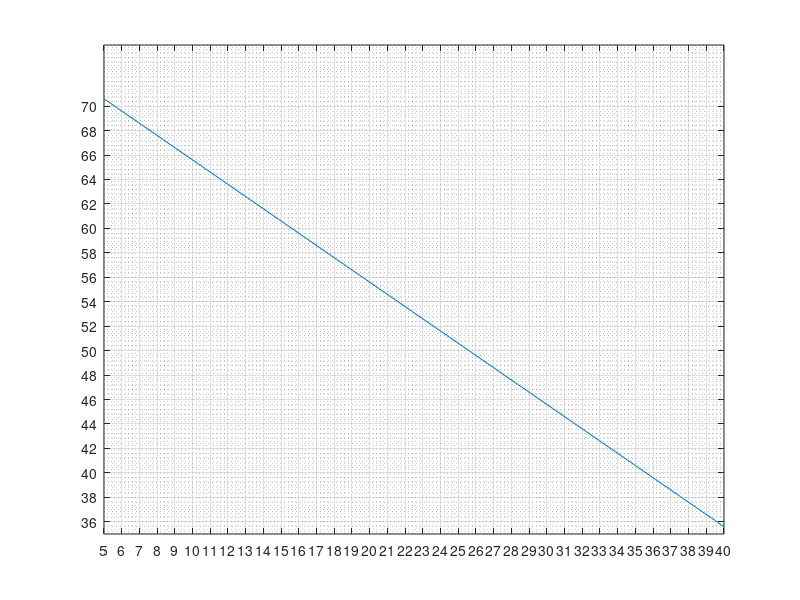

The MATLAB source for this figure: (Note: this script raises an error after producing the figure.)

% CAM Design Assistant
% Dwell - Rise - Dwell - Return CAM
% 2022-12-07

%%
clc; close all; clear;
%============================================
% INPUT 入力
%============================================
% All values in degree

% Job-specific values
% eventAngle = [rise start - rise end - return start- return end]
eventAngle = [50 100 190 230]; % degree at which the rise/return starts/ends
h = 15; % stroke in mm
RPM = 200; % motor velocity in rounds per minutes
m = 2; % follower mass in kg

% recommended values
maxPressureAngle_deg = 20; % in degree
kFriction = 0.7;
sampleRate = 5; % for showing roller on pitch curve with distance in degree
step = .5; % for caculation, the smaller the more accurate, sampling rate in degree

%============================================
% PRELIMINARY CALCULATION
%============================================

maxPressureAngle = deg2rad(maxPressureAngle_deg);
bRise = eventAngle(2) - eventAngle(1) ; %rise period
bReturn = eventAngle(4) - eventAngle(3) ; %return period

% point in time with acceleration change
% points of events = [1-rise, 2-rise +1/8, 3-rise +7/8, 4-rise end, 5-return, 6-return +1/8, 7-return +7/8, 8-return end]
point = [eventAngle(1) eventAngle(1)+bRise/8 eventAngle(1)+7*bRise/8 eventAngle(2) eventAngle(3) eventAngle(3)+bReturn/8 eventAngle(3)+7*bReturn/8 eventAngle(4)];

%============================================
% CHOOSING BASE RADIUS AND ROLLER RADIUS
%============================================
Cv = 1.7596; % Modified sinusoidal
if h >= 0
    B = deg2rad(bRise);
elseif h < 0
    B = deg2rad(bReturn);
end

list_rRoller = linspace(5,40,200); % roller radius in mm
primeRadius = Cv*abs(h)/B/tan(maxPressureAngle)-abs(h)/2;
list_rBase = primeRadius - list_rRoller;
list_rBase = list_rBase .* (list_rBase>0);

% figure('Name','カムベース円の半径　ｖｓ　ローラー半径');
figure;
plot(list_rRoller,list_rBase);

tempMin = min(list_rRoller);
tempMax = max(list_rRoller);
xScaleDiv = tempMin:1:tempMax;
xticks(xScaleDiv);

tempMin = min(list_rBase);
tempMax = max(list_rBase);
yScaleDiv = round(min(list_rBase)):round((max(list_rBase)-min(list_rBase))/20):max(list_rBase);
yticks(yScaleDiv);

grid on
grid minor

xlabel({'ローラー半径(mm)'},'FontWeight','light','Color','b');
ylabel({'カムベース円の半径(mm)'},'FontWeight','light','Color','b');

temp = strcat('最大圧角  ', num2str(maxPressureAngle_deg),'^o');
temp = {'ローラー半径 vs カムベース円の半径';temp};
title(temp,'Color','b','FontSize',15,'FontWeight','light');


% Ask for user input (user can use the previous figure as reference)
rRollerInputMessage =  (['Please refer Figure 1 and input roller radius: ', ...
    '\n図1を参考して, ローラー半径(mm) を入力してください: \n']);
rBaseInputMessage = (['Please refer Figure 1 and input cam base radius: ', ...
    '\n図1を参考して, カムベース円の半径(mm) を入力してください: \n']);

rRoller = input(rRollerInputMessage);
rBase = input(rBaseInputMessage);

rPrime = rBase + rRoller; %mm - Pitch circle prime radius

theta = 0:step:360;
T = 60/RPM; % period of moving 360 degree, in second
time = linspace(0,T,length(theta));
timeStep = T/size(time,2); % convert step in degree to step in time

%% 
%============================================
% DISPLACEMENT
%============================================

% Rise
temp = theta(theta<point(1));
sDwe1 = zeros(size(temp));
tempTheta = theta(theta >= point(1) & theta < point(2))-point(1);
sRise1 = h/(4+pi)*(pi*tempTheta/bRise - 1/4*sin(4*pi*tempTheta/bRise));
tempTheta = theta(theta >= point(2) & theta < point(3))-point(1);
sRise2 = h/(4+pi)*(2+pi*tempTheta/bRise-9/4*sin(pi/3+4*pi/3*tempTheta/bRise));
tempTheta = theta(theta >= point(3) & theta <= point(4))-point(1);
sRise3 = h/(4+pi)*(4+ pi*tempTheta/bRise - 1/4*sin(4*pi*tempTheta/bRise));

% Dwell
temp = theta(theta > point(4) & theta < point(5));
sDwe2 = zeros(size(temp)) + h;

% Return
tempTheta = theta(theta >= point(5) & theta < point(6))-point(5);
sReturn1 = h/(4+pi)*(4 + pi - pi*tempTheta/bReturn + 1/4*sin(4*pi*tempTheta/bReturn));
tempTheta = theta(theta >= point(6) & theta < point(7))-point(5);
sReturn2 = h/(4+pi)*(2+ pi - pi*tempTheta/bReturn  + 9/4*sin(pi/3+4*pi/3*tempTheta/bReturn));
tempTheta = theta(theta >= point(7) & theta <= point(8))-point(5);
sReturn3 = h/(4+pi)*(pi - pi*tempTheta/bReturn + 1/4*sin(4*pi*tempTheta/bReturn));

% Dwell
temp = theta(theta > point(8) & theta <= 360);
sDwe3 = zeros(size(temp));

% Entire trajectory
s = [sDwe1 sRise1 sRise2 sRise3 sDwe2 sReturn1 sReturn2 sReturn3 sDwe3] + rPrime;

% Plot position vs angle in cartesian coordinate
figure;
subplot(3,1,1);
plot(time,s);
grid on;
grid minor;
xlim([0 T]);
xlabel({'t(s)'},'FontSize',15,'FontWeight','light','Color','b');
ylim([rPrime-2*abs(h)+h/2 rPrime+2*abs(h)+h/2]);
ylabel({'位置','mm'},'FontSize',15,'FontWeight','light','Color','b');
% legend("位置 s");
[tit,] = title({'';'S V A Diagram'},{['モーター回転速度 ',num2str(RPM),'rpm   ','T = ', num2str(T),'s'];''},...
    'Color','blue');
tit.FontSize = 15;

%============================================
% VELOCITY
%============================================
% velocity with respect to time
vv = diff(s)/timeStep;
vv = [vv s(1)-s(length(s))]; %add the last element to make the length of vv and theta equal
subplot(3,1,2);
plot(time,vv);
grid on;
grid minor;
xlim([0 T]);
xlabel({'t(s)'},'FontSize',15,'FontWeight','light','Color','b');
ylabel({'速度','mm/s'},'FontSize',15,'FontWeight','light','Color','b');
%title({'';'速度　vs　時間';''},'Color','b','FontSize',15,'FontWeight','light');
tempV = strcat('最大速度 ',num2str(max(vv)),' mm/s');
title(tempV ,'Color','b','FontSize',15,'FontWeight','light');

%============================================
% ACCELERATION
%============================================
% acceleration with respect to time
aa = diff(vv)/timeStep;
aa = [aa vv(1)-vv(length(vv))]/1000;
subplot(3,1,3);
plot(time,aa);
grid on; grid minor;

xlim([0 T]);
xlabel({'t(s)'},'FontSize',15,'FontWeight','light','Color','b');
ylabel({'加速','m/s^2'},'FontSize',15,'FontWeight','light','Color','b');

%title({'';'加速　vs　時間';''},'Color','b','FontSize',15,'FontWeight','light');
tempA = strcat('最大加速  ', num2str(max(aa)),' m/s^2');
title(tempA,'Color','b','FontSize',15,'FontWeight','light');

disp(tempV)
disp(tempA)

input(['\n','何かキーを押すと圧角を表示します。\n'])
% Wait for user response to proceed
%%
%============================================
% PRESSURE ANGLE 圧角
%============================================
% tan a = {ds/d(theta)}/(s + rb + rr) %theta in degree

radianStep = deg2rad(step);
d_s = [diff(s) s(1)-s(length(s))];
v_theta = d_s/radianStep; % differentiate s with respect to theta in radian

pitch_radius = s + rRoller;
tanPressureAngle = v_theta./pitch_radius;

pressureAngle = rad2deg(atan(tanPressureAngle));

% figure('Name','圧角・位置 vs 回転角度');
figure;
yyaxis left
angleColor = 'b';
plot(theta, pressureAngle,'Color',angleColor);
ax = gca;
ax.YColor = angleColor;
grid on;
grid minor;
xlim([0 360]);
xlabel({'回転角度','degree'},'FontSize',15,'FontWeight','light','Color',angleColor);
ylabel({'圧角','degree'},'FontSize',15,'FontWeight','light','Color',angleColor);

yyaxis right
strokeColor = [0.6350 0.0780 0.1840];
plot(theta,s,'Color',strokeColor);
ax = gca;
ax.YColor = strokeColor;
grid on;
grid minor;
xlim([0 360]);
ylim([rPrime-2*abs(h)+h/2 rPrime+2*abs(h)+h/2]);
% xlabel({'角度','degree'},'FontSize',15,'FontWeight','light','Color','b');
ylabel({'位置','mm'},'FontSize',15,'FontWeight','light','Color',strokeColor);
hold on

tempP = strcat('最大圧角 ',num2str(max(pressureAngle)),'^o');
%  title(temp,'Color','b','FontSize',15,'FontWeight','light');

title({'';'圧角・位置　vs　回転角度'; tempP; ''},'Color','b','FontSize',15,'FontWeight','light');

disp(strcat('最大圧角: ',num2str(max(pressureAngle)),'度'));
input(['\n','何かキーを押すとカムのピッチ円を表示します。','\n'])
% Wait for user respond to proceed
%============================================
% RADIUS OF CURVATURE 曲率半径
%============================================
% p = {[(rb + s)^2 + (ds/dtheta)^2]^(3/2)}/[(rb + s)^2 + 2*(ds/dtheta)^2 - (rb+s)*d^2s/dtheta^2]

%%
%============================================
% POSITION IN POLAR COORDINATES
%============================================

pitchColor = [0.8500 0.3250 0.0980];
camColor = 'b'; % cam profile color
% Plot position in polar coordinate
% figure('Name','極座標のカム ピッチ カーブ');
figure;
theta2 = deg2rad(theta);
polarplot(theta2,s,'Color',pitchColor);
grid on;
[title1,] = title({'';'位置　vs　角度';''},'Color','b','FontSize',15,'FontWeight','light');

% Converting Polar to Cartesian Coordinate System
[x,y] = pol2cart(theta2,s);

input(['何かキーを押すとカムの輪郭を表示します。','\n'])
% Wait for user response to proceed
%%
%============================================
% CAM PROFILE 
%============================================
% Cam Machining process

% Draw roller around cam curve and on pitch curve, sample rate is defined in input region
figure('Name','カムの輪郭加工');
sampleRate = round(sampleRate*length(theta2)/360);
x_sample = transpose(x(1:sampleRate:length(x)));
y_sample = transpose(y(1:sampleRate:length(y)));

centers = [x_sample y_sample];
radii = rRoller*ones(length(y_sample),1);

plot(x,y,'Color',pitchColor);
hold on;
rollerColor = [0.4660 0.6740 0.1880];
p = viscircles([x_sample(1),y_sample(1)],rRoller,'LineWidth',1,'Color',rollerColor);
hold off; axis equal; grid on;

% Machining process
prompt = "Show machining process? 加工工程を表示しますか? y/n [n]: ";
txt = input(prompt,"s");
% Animate machining process if user input 'y'
% otherwise (input 'n' or just Enter), skip
if (txt == 'y')
    for k = 2:1:length(x_sample)
        p = viscircles([x_sample(k),y_sample(k)],rRoller,'LineWidth',1,'Color',rollerColor);
        drawnow
    end
end

% figure; % figure('Name','カムの輪郭');
viscircles(centers,radii,'LineWidth',1,'color',rollerColor);
axis equal; hold on; grid on; grid minor;
plot(x,y,'color','r');

% Plot cam profile
[camSurfX, camSurfY] = offsetIn(x,y,rRoller);
plot(camSurfX,camSurfY,'color','b')

% Export data for using in 3D CAD package
prompt1 = (['CreoAutomation.exe がアクティブで、' ...
    '\ntxt データが Creo 作業ディレクトリに保存されている場合、' ...
    '\n「gcam」を押して Enter を押すと、' ...
    '\nカムの 3D モデルが作成されます。']);
prompt = prompt1 + "\n\nExport data (.txt)? データ (.txt) をエクスポートしますか? y/n [n] : ";
txt = input(prompt,"s");

% Animate machining process if user input 'y'
% otherwise (input 'n' or just Enter), skip
if (txt == 'y')
    x_cord = transpose(camSurfX);
    y_cord = transpose(camSurfY);
    z_cord = zeros(length(theta2),1);
    
    camProfile = [x_cord y_cord z_cord];
%     writematrix(camProfile,'camProfile.xlsx');
    writematrix(camProfile,'camProfile.txt','Delimiter','tab');
end


input(['何かキーを押すとモータートルクを表示します。','\n'])
% Wait for user response to proceed
%% 
%============================================
% MOTOR TORQUE 
%============================================
% suppose that the spring force generate an acceleration at least equal to
% that by motor, and friction coefficient is 0.7
% kFriction = 1;
fFriction = kFriction * m * 9.8; 
% Friction force is in opposite direction of velocity
temp1 = -(vv>0);
temp2 = (vv<0);
fFrictionDirection = temp1 + temp2;
fFriction = fFriction.*fFrictionDirection;

deltaXoInput = input("最初ばね変位 (mm): ");
deltaXo = deltaXoInput/1000; % convert to m
% deltaXo = 0.001; %m
strokeT = (s-rPrime)/1000; % m
deltaX = strokeT + deltaXo; % spring displacement 

minFspring = m*aa - fFriction; % positive direction is upward, measured in N
minKspring = -minFspring./deltaX;
minAcceptableKspring = max(minKspring); 

figure;
maxDeltaX = h+deltaXoInput:1:3*h;
maxFspring = minAcceptableKspring/1000.*maxDeltaX;
plot(maxDeltaX,maxFspring);
xlabel('Fmax (mm)') ; % misumi nomenclature
xlim([h+deltaXoInput 3*h]);
ylabel('Nmax (N)') ;
grid on; grid minor;

strminKspring = num2str(minAcceptableKspring/1000);
disp(strcat('最小　K＝ ',strminKspring,'N/m'));

prompt = strcat('Fmax は ',num2str(h+deltaXoInput),'mm 以上です。');
disp('図を参照して Fmax を選んでください：');
Fmax = input(prompt);

prompt = strcat('Nmax は ',num2str(Fmax*minAcceptableKspring/1000),'N 以上です。');
disp('図を参照して　Nmax を選んでください：');
Nmax = input(prompt);

selectedKspring = Nmax/Fmax*1000;

fSpring = -selectedKspring.*deltaX;
% plot(fSpring); % N


parallelForce = m*aa - fSpring - fFriction; % in N
perpendicularForce = parallelForce.*tanPressureAngle;
torque = s/1000.*perpendicularForce;
figure;
plot(theta,torque);
xlabel('角度') ; % misumi nomenclature
ylabel('トルク (Nm)') ;
torqueTitle = strcat('最大トルク  ', num2str(max(torque)),' Nm');
title(torqueTitle,'Color','b','FontSize',15,'FontWeight','light');
grid on; grid minor;
disp(torqueTitle);

%%
% ====================================
% ANIMATING CAM ROTATION
% ====================================

angleLineFactor = 4;
[angleEndPointX,angleEndPointY] = offsetIn(x,y,-angleLineFactor*rRoller);


% Cam motion simulation
prompt = "Show cam motion? カムの動きのシミュレーションを表示しますか? y/n [n]: ";
txt = input(prompt,"s");

% Animate machining process if user input 'y'
% otherwise (input 'n' or just Enter), skip
if (txt == 'y')
    
    figure('Name','カムの動きのシミュレーション');
    for loopNumber = 1:1
    
    hold on
    plot(0,0,'o','MarkerFaceColor','r');
    % Pitch Circle
    rotatedPitch = rotateCw([x;y],-pi/2);
    pl = plot(rotatedPitch(1,:),rotatedPitch(2,:),'color',pitchColor);
    axis equal;
    maxDim = rBase + abs(h) + 2*rRoller + 10;
    xlim([-maxDim maxDim]);
    ylim([-maxDim maxDim]);
    
    hold on;
    grid on;
    grid minor;
    pl.XDataSource = 'xx';
    pl.YDataSource = 'yy';
    
    
    % Cam Profile
    rotatedCam = rotateCw([camSurfX;camSurfY],-pi/2);
    pl2 = plot(rotatedCam(1,:),rotatedCam(2,:),'color',camColor);
    axis equal;
    maxDim = rBase + abs(h) + 2*rRoller + 10;
    xlim([-maxDim maxDim]);
    ylim([-maxDim maxDim]);
    
    hold on;
    pl2.XDataSource = 'xx2';
    pl2.YDataSource = 'yy2';
    
    % Roller
    
    index = linspace(0,2*pi,100);
    xC = rRoller*cos(index);
    yC = rRoller*sin(index) + s(1);
    pl3 = plot(xC,yC,'color',rollerColor);
    pl3.YDataSource = 'yC';
    
    rollerCenterY = s(1);
    pl4 = plot(0,rollerCenterY,'o','MarkerFaceColor',[0 0.4470 0.7410]); % Roller center
    pl4.YDataSource = 'rollerCenterY';
    
    maxDim = rBase + abs(h) + 2*rRoller + 10;
    xlim([-maxDim maxDim]);
    ylim([-maxDim maxDim]);
    hold on;
    
    % Pressure angle
    rollerCenterY_angle = s(1)+angleLineFactor*rRoller;
    angle1y = [rollerCenterY rollerCenterY_angle];
    pl5 = plot([0 0],angle1y,'MarkerFaceColor',[0 0.4470 0.7410]); 
    pl5.YDataSource = 'angle1y';
    hold on;
    
    rotatedAngleEnd = rotateCw([angleEndPointX(1);angleEndPointY(1)],-pi/2);
    angle2x = [0 rotatedAngleEnd(1)];
    angle2y = [rollerCenterY rotatedAngleEnd(2)];
    pl6 = plot(angle2x,angle2y,'MarkerFaceColor',[0 0.4470 0.7410]); 
    pl6.XDataSource = 'angle2x';
    pl6.YDataSource = 'angle2y';
    
    % Animation 
    for i = 1:length(theta2)
    j = theta2(i)-pi/2;
    
    rotatedPitch = rotateCw([x;y],j);
    xx = rotatedPitch(1,:);
    yy = rotatedPitch(2,:);
    
    rotatedCam = rotateCw([camSurfX;camSurfY],j);
    xx2 = rotatedCam(1,:);
    yy2 = rotatedCam(2,:);
    
    yC = rRoller*sin(index) + s(i);
    rollerCenterY = s(i);
    rollerCenterY_angle = s(i)+angleLineFactor*rRoller;
    angle1y = [rollerCenterY rollerCenterY_angle];
    
    rotatedAngleEnd = rotateCw([angleEndPointX(i);angleEndPointY(i)],j);
    angle2x = [0 rotatedAngleEnd(1)];
    angle2y = [rollerCenterY rotatedAngleEnd(2)];
    
    temp5 = strcat('圧角　',num2str(pressureAngle(i)),'^o     ');
    temp2 = strcat('変位　',num2str(s(i)-rPrime),' mm     ');
    temp3 = strcat('回転角度　',num2str(theta(i)),'^o   ');
    updatedTitle = {temp3; temp2; temp5};
    [titleAni,] = title(updatedTitle,'Color',[0 0.4470 0.7410],'FontSize',14);
    
    temp4 = strcat('位置　',num2str(s(i)),' mm     ');
    ylabel(temp4,'Color',angleColor,'FontSize',15);
    temp1 = strcat('経過時間　',num2str(time(i)),' s     ');
    xlabel(temp1,'Color',angleColor,'FontSize',15);
    
    refreshdata
    pause(0.001)
    end
    
    end
end
%%


function Y = rotateCw(X,theta)
% rotate clockwise
rotMat = [cos(theta) sin(theta); -sin(theta) cos(theta)];
Y = rotMat * X;
end

function [xo,yo] = normalIn(x,y,R)
% x and y are row vector of length 3 (longer vectors don't cause problem,
% but only the first 3 elements will be used. 

% Call the three point represented by x and y A, B and C
% This function return the coordinates of point D such that
% * DB is perpendicular to AC
% * DB has length R
% * D is on the right hand side when moving on the curve ABC from A to C
% if R is positive and left hand side if R is negative

% calculate normal vector <a,b>
a = y(1)-y(3);
b = x(3)-x(1);
k = R/sqrt(a^2+b^2); 

% temporary factor
xo = k*a + x(2);
yo = k*b + y(2);
end

function [xOffset,yOffset] = offsetIn(x,y,R)
% Generate 2 vectors holding coordinates of offset curve by R from a closed
% curve. 
% If R is positive, the offset curve will be inside the original curve. 
% If R is negative, the offset curve will be outside the original curve.

L = length(x); % the length of both vectors
% Check whether the input is closed
if (x(1) ~= x(L))
    disp("The input is not a closed curve. The function will terminate.")
    return
end

xOffset = zeros(size(x));
yOffset = zeros(size(x));

% Boundary. Note that the first and the last points on pitch curve are the
% same
[xOffset(1),yOffset(1)] = normalIn([x(L-1) x(1) x(2)],[y(length(y)-1) y(1) y(2)],R); 
[xOffset(L),yOffset(L)] = normalIn([x(L-1) x(L) x(2)],[y(L-1) y(L) y(2)],R);

for k = 1:1:L-2
X = x(k:1:k+2);
Y = y(k:1:k+2);
[xOffset(k+1),yOffset(k+1)] = normalIn(X,Y,R);
end

end


function [radius,radArg] = radCurv(f,arg)

% Numerically computing radius of curvature
% arg is used only to define step. In this program arg is array of angles
    step = arg(2)-arg(1);
    f1 = diff(f)/step;
    f2 = diff(f1)/step;
    f1 = regulate(f1,f2);
    ff = regulate(f,f2);
    radArg = regulate(arg,f2);
    
    k1 = 2*sqrVec(f1) + sqrVec(ff) - ff.*f2;
    k2 = (sqrVec(f1) + sqrVec(ff)).^(3/2);
    radius = k2./k1;
end

function sqrVec = sqrVec(x)
    sqrVec = x.*x;
end

function regulated = regulate(x,ref)
    regulated = x(1:length(ref));
end